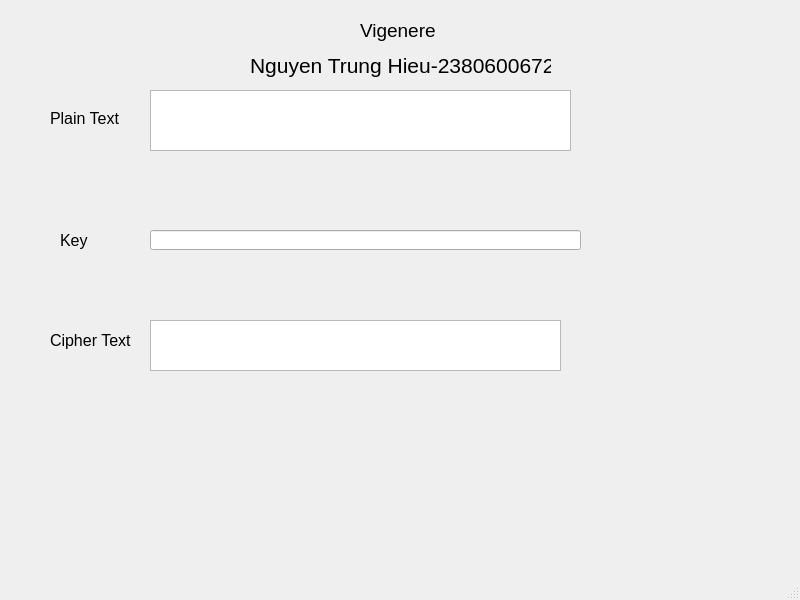
<?xml version="1.0" encoding="UTF-8"?>
<ui version="4.0">
 <class>MainWindow</class>
 <widget class="QMainWindow" name="MainWindow">
  <property name="geometry">
   <rect>
    <x>0</x>
    <y>0</y>
    <width>800</width>
    <height>600</height>
   </rect>
  </property>
  <property name="windowTitle">
   <string>MainWindow</string>
  </property>
  <widget class="QWidget" name="centralwidget">
   <widget class="QLabel" name="label">
    <property name="geometry">
     <rect>
      <x>360</x>
      <y>20</y>
      <width>91</width>
      <height>21</height>
     </rect>
    </property>
    <property name="font">
     <font>
      <pointsize>14</pointsize>
     </font>
    </property>
    <property name="text">
     <string>Vigenere</string>
    </property>
   </widget>
   <widget class="QLabel" name="label_2">
    <property name="geometry">
     <rect>
      <x>250</x>
      <y>50</y>
      <width>301</width>
      <height>31</height>
     </rect>
    </property>
    <property name="font">
     <font>
      <pointsize>16</pointsize>
     </font>
    </property>
    <property name="text">
     <string>Nguyen Trung Hieu-2380600672</string>
    </property>
   </widget>
   <widget class="QLabel" name="label_3">
    <property name="geometry">
     <rect>
      <x>50</x>
      <y>110</y>
      <width>81</width>
      <height>16</height>
     </rect>
    </property>
    <property name="font">
     <font>
      <pointsize>12</pointsize>
     </font>
    </property>
    <property name="text">
     <string>Plain Text</string>
    </property>
   </widget>
   <widget class="QLabel" name="label_4">
    <property name="geometry">
     <rect>
      <x>60</x>
      <y>230</y>
      <width>47</width>
      <height>21</height>
     </rect>
    </property>
    <property name="font">
     <font>
      <pointsize>12</pointsize>
     </font>
    </property>
    <property name="text">
     <string>Key</string>
    </property>
   </widget>
   <widget class="QLabel" name="label_5">
    <property name="geometry">
     <rect>
      <x>50</x>
      <y>330</y>
      <width>91</width>
      <height>21</height>
     </rect>
    </property>
    <property name="font">
     <font>
      <pointsize>12</pointsize>
     </font>
    </property>
    <property name="text">
     <string>Cipher Text</string>
    </property>
   </widget>
   <widget class="QTextEdit" name="txt_plaintext">
    <property name="geometry">
     <rect>
      <x>150</x>
      <y>90</y>
      <width>421</width>
      <height>61</height>
     </rect>
    </property>
   </widget>
   <widget class="QLineEdit" name="txt_key">
    <property name="geometry">
     <rect>
      <x>150</x>
      <y>230</y>
      <width>431</width>
      <height>20</height>
     </rect>
    </property>
   </widget>
   <widget class="QTextEdit" name="txt_ciphertext">
    <property name="geometry">
     <rect>
      <x>150</x>
      <y>320</y>
      <width>411</width>
      <height>51</height>
     </rect>
    </property>
   </widget>
  </widget>
  <widget class="QMenuBar" name="menubar">
   <property name="geometry">
    <rect>
     <x>0</x>
     <y>0</y>
     <width>800</width>
     <height>21</height>
    </rect>
   </property>
  </widget>
  <widget class="QStatusBar" name="statusbar"/>
 </widget>
 <resources/>
 <connections/>
</ui>
